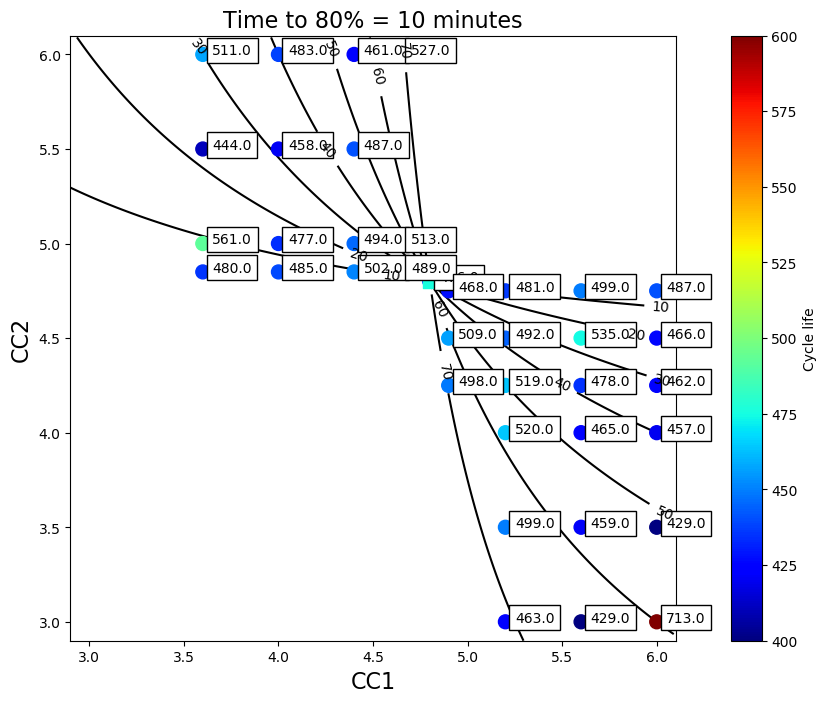

Python code for this plot:
#!/usr/bin/env python3
# -*- coding: utf-8 -*-
"""
Created on Tue Feb 20 07:29:14 2018

@author: peter
"""

from batch2sim import batch2sim
import numpy as np
import matplotlib.pyplot as plt

plt.close('all')

LOWER_CRATE_LIM = 3 # C rate
UPPER_CRATE_LIM = 6   # C rate
chargetime = 10       # [=] minutes
margin = 0.1 # plotting margin

# Import policies
policies = np.genfromtxt('batch2policies.csv', delimiter=',', skip_header=1)

# Calculate Q1(CC1, CC2) values for contour lines
CC1 = np.arange(LOWER_CRATE_LIM-margin,UPPER_CRATE_LIM + margin,0.01)
CC2 = np.arange(LOWER_CRATE_LIM-margin,UPPER_CRATE_LIM + margin,0.01)
[X,Y] = np.meshgrid(CC1,CC2)
Q1 = (100)*(chargetime - ((60*0.8)/Y))/((60/X)-(60/Y))
Q1[np.where(Q1<0)]  = float('NaN')
Q1[np.where(Q1>80)] = float('NaN')
Q1_values = np.arange(5,76,10)

## Create contour plot
## Initialize plot 1: color = SOC1
fig = plt.figure() # x = CC1, y = CC2, contours = Q1
ax = fig.add_subplot(111)
plt.set_cmap('jet') # winter_r
C = plt.contour(X,Y,Q1,colors='k',zorder=1)
plt.clabel(C, fontsize=10,fmt='%1.0f')
plt.title('Time to 80% = ' + str(chargetime) + ' minutes',fontsize=16)
plt.xlabel('CC1',fontsize=16)
plt.ylabel('CC2',fontsize=16)
plt.axis('square')
plt.xlim((LOWER_CRATE_LIM-margin, UPPER_CRATE_LIM+margin))
plt.ylim((LOWER_CRATE_LIM-margin, UPPER_CRATE_LIM+margin))

# Make full screen
manager = plt.get_current_fig_manager()
manager.window.showMaximized()

## CALCULATE POLICY LIFETIMES
lifetime = np.zeros((len(policies),1))
for i in range(len(policies)):
    C1 = policies[i,0]
    C2 = policies[i,1]
    print('\nC1 = ' + '{:.2f}'.format(C1) + ', C2 = ' + '{:.2f}'.format(C2))
    lifetime[i] = batch2sim(C1,C2,variance=False)

## PLOT POLICIES
plt.scatter(policies[:,0],policies[:,1],c=lifetime.ravel(),zorder=2,s=100)
plt.scatter(policies[0,0],policies[0,1],marker='s',c=np.asscalar(lifetime[0]),zorder=3,s=100)

## ANNOTATIONS
bbox_props = dict(fc="white", ec="k")
for i, txt in enumerate(lifetime):
    ax.annotate(txt[0],(policies[i,0],policies[i,1]),xytext=(policies[i,0]+0.05,policies[i,1]),
                bbox = bbox_props)

## COLORBAR
cbar = plt.colorbar()
plt.clim(400,600)
cbar.set_label('Cycle life')

## SAVE FIGURE
plt.savefig('contour_lifetimes_batch2.png', bbox_inches='tight')
